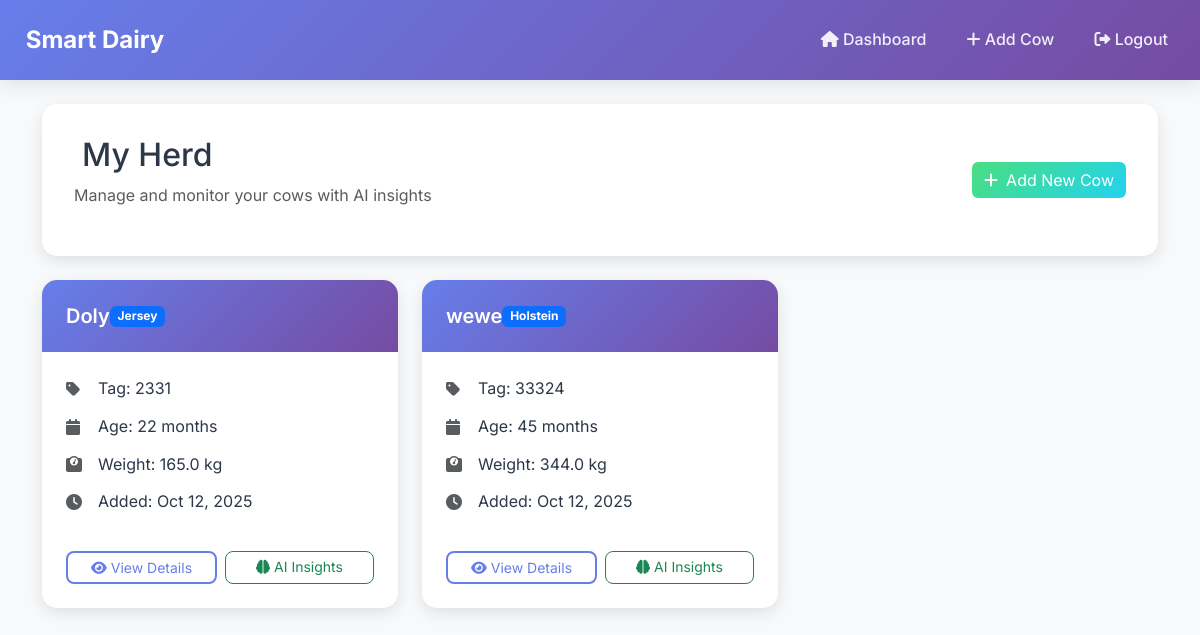
Before: /cows/ (signed in) with the older database file.
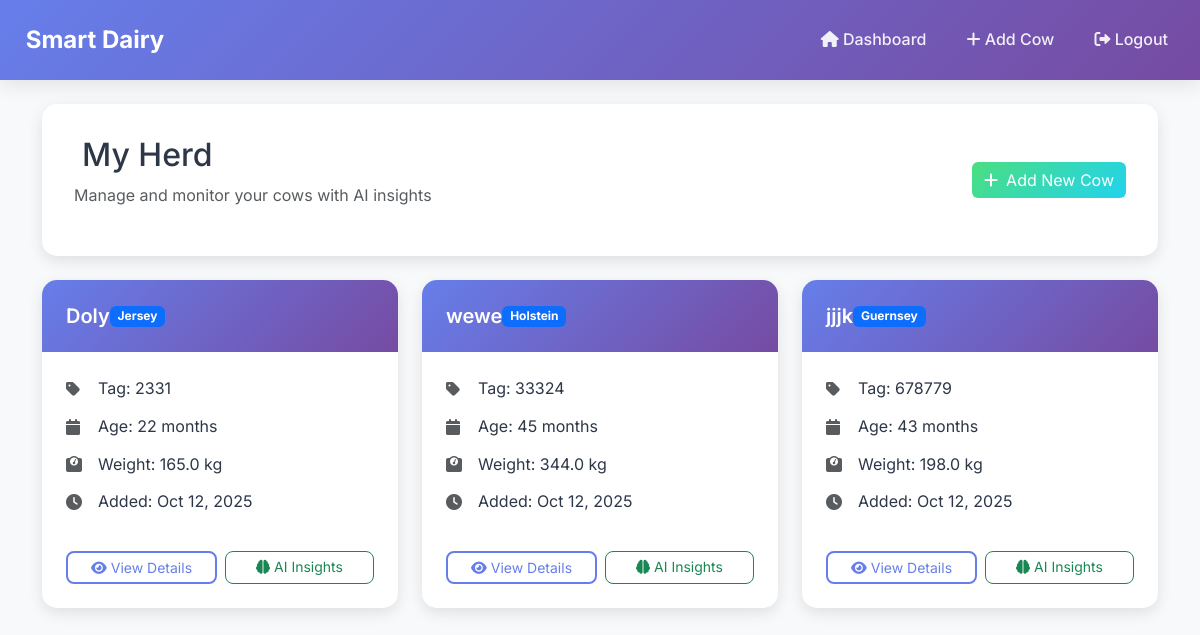
After: the same page with the newer database file.
### main/models.py (models this page shows, shortened)
class Cow(models.Model):
    HEALTH_CHOICES = [
        ('excellent', 'Excellent'),
        ('good', 'Good'),
        ('fair', 'Fair'),
        ('poor', 'Poor'),
        ('sick', 'Sick')
    ]
    owner = models.ForeignKey(User, on_delete=models.CASCADE)
    name = models.CharField(max_length=100)
    tag_number = models.CharField(max_length=50, unique=True)
    breed = models.CharField(max_length=100)
    age = models.IntegerField()
    weight = models.FloatField()
    health_condition = models.CharField(max_length=20, choices=HEALTH_CHOICES, default='good')
    date_added = models.DateTimeField(default=timezone.now)

### main/views.py (the view)
# urls.py: path('cows/', views.cow_list, name='cow_list'),
@login_required
def cow_list(request):
    cows = Cow.objects.filter(owner=request.user)
    return render(request, 'main/cow_list.html', {'cows': cows})

### main/templates/main/cow_list.html (shortened to what this page needs)
{% extends 'main/base.html' %}
{% load static %}
{% block content %}
<div class="cow-list-container">
    <nav class="navbar navbar-expand-lg navbar-dark bg-dark">
        <div class="container-fluid">
            <a class="navbar-brand" href="{% url 'dashboard' %}"> Smart Dairy</a>
            <div class="navbar-nav ms-auto">
                <a class="nav-link" href="{% url 'dashboard' %}"><i class="fas fa-home"></i> Dashboard</a>
                <a class="nav-link" href="{% url 'add_cow' %}"><i class="fas fa-plus"></i> Add Cow</a>
                <a class="nav-link" href="{% url 'logout' %}"><i class="fas fa-sign-out-alt"></i> Logout</a>
            </div>
        </div>
    </nav>
    <div class="container py-4">
        <div class="row">
            <div class="col-12">
                <div class="header-card fade-in-up">
                    <div class="d-flex justify-content-between align-items-center">
                        <div>
                            <h2>My Herd</h2>
                            <p class="text-muted">Manage and monitor your cows with AI insights</p>
                        </div>
                        <a href="{% url 'add_cow' %}" class="btn btn-primary">
                            <i class="fas fa-plus me-2"></i>Add New Cow
                        </a>
                    </div>
                </div>
            </div>
        </div>
        {% if cows %}
        <div class="row mt-4">
            {% for cow in cows %}
            <div class="col-lg-4 col-md-6 mb-4">
                <div class="cow-card fade-in-up" data-delay="{{ forloop.counter0|add:1 }}00">
                    <div class="cow-header">
                        <h5>{{ cow.name }}</h5>
                        <span class="badge bg-primary">{{ cow.breed }}</span>
                    </div>
                    <div class="cow-details">
                        <div class="detail-item">
                            <i class="fas fa-tag text-muted"></i>
                            <span>Tag: {{ cow.tag_number }}</span>
                        </div>
                        <div class="detail-item">
                            <i class="fas fa-calendar text-muted"></i>
                            <span>Age: {{ cow.age }} months</span>
                        </div>
                        <div class="detail-item">
                            <i class="fas fa-weight text-muted"></i>
                            <span>Weight: {{ cow.weight }} kg</span>
                        </div>
                        <div class="detail-item">
                            <i class="fas fa-clock text-muted"></i>
                            <span>Added: {{ cow.date_added|date:"M d, Y" }}</span>
                        </div>
                    </div>
                    <div class="cow-actions">
                        <a href="{% url 'cow_detail' cow.id %}" class="btn btn-outline-primary btn-sm">
                            <i class="fas fa-eye me-1"></i>View Details
                        </a>
                        <a href="{% url 'cow_detail' cow.id %}" class="btn btn-outline-success btn-sm">
                            <i class="fas fa-brain me-1"></i>AI Insights
                        </a>
                    </div>
                </div>
            </div>
            {% endfor %}
        </div>
        {% endif %}
    </div>
</div>
{% endblock %}

Changed rows visible on the page:
added Cow: name "jjjk", breed "Guernsey", tag_number "678779", age "43", weight "198.0", date_added "Oct 12, 2025"
